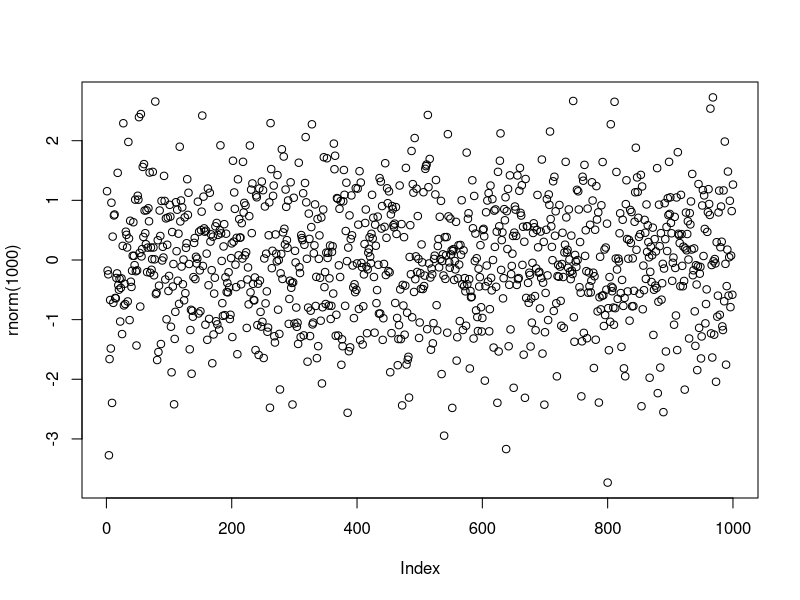
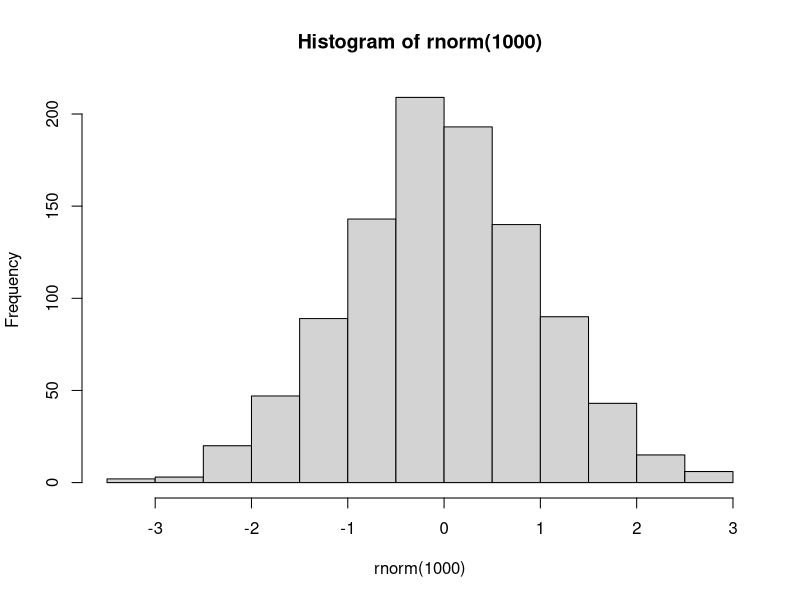
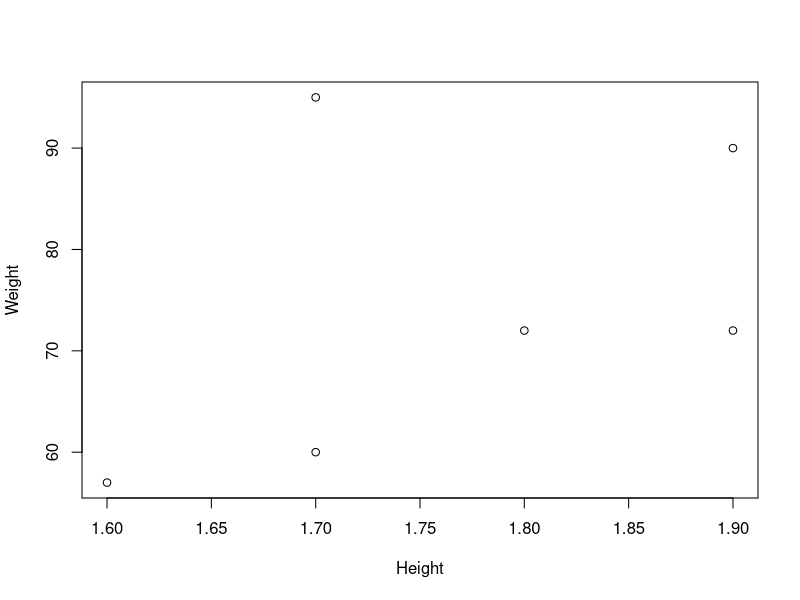

Recreate these plots in R, in order. (Note: this script raises an error after producing the figures.)
params <-
list(is_virtual = TRUE)

## ----calculator---------------------------------------------------------------
1 + 1
2 * 2
2 ^ 3


## ----calculator2--------------------------------------------------------------
10 - 1
8 / 2
sqrt(9)


## ----vector_demo, echo=4------------------------------------------------------
.opts.width <- getOption('width')
options(width = 30)
2
1:10
options(width = .opts.width)


## ----vectors_1, results='hide'------------------------------------------------
sum( c(1, 2, 3, 4, 5) )
1:10 + 2
1:5 * 5:1


## ----vectors_2, results='hide', fig.keep='none'-------------------------------
plot( rnorm(1000) )
hist( rnorm(1000) )


## ----data_types, results='hide'-----------------------------------------------
class(1.23)
class('hello')
class("1.23")
class(FALSE)

typeof(1.23)
typeof(1:10)

as.character(c(1,2,NA,4))


## ----assignment, results='hide'-----------------------------------------------
A <- 10
B <- 10 * 10
A_log <- log(A)
B.seq <- 1:B

assign('x', 3)


## -----------------------------------------------------------------------------
A
A_log


## -----------------------------------------------------------------------------
B
x


## -----------------------------------------------------------------------------
B.seq


## -----------------------------------------------------------------------------
pi


## ---- eval=FALSE--------------------------------------------------------------
## version

## ---- echo=FALSE--------------------------------------------------------------
cat("... information about \nthis version of R ...")


## -----------------------------------------------------------------------------
letters
LETTERS


## -----------------------------------------------------------------------------
A +5


## -----------------------------------------------------------------------------
B/A


## ----calc_var, fig.keep='none'------------------------------------------------
Weight <- c(60 , 72 , 57 , 90 , 95 , 72 )
Height <- c(1.7, 1.8, 1.6, 1.9, 1.7, 1.9)
BMI <- Weight / Height^2
BMI
plot(Height, Weight)


## ---- echo=FALSE--------------------------------------------------------------
## run this command, which is in a non-executable block in the table.
rm(list=ls())

## ----bad_pie, results='hide'--------------------------------------------------
pi
pi <- "pie"
pi
rm(pi)
pi


## ----comparisons1-------------------------------------------------------------
1 == 2
1 <= 2
1 < "a"


## ----comparisons2-------------------------------------------------------------
1 < 2
1 != "foo"
0 == FALSE


## ----comparing_decimals-------------------------------------------------------
a <- sqrt(2)
a * a == 2  # should be TRUE
a * a - 2


## ----comparing_round----------------------------------------------------------
round(a * a, 8) == 2  #(1)
all.equal(a * a, 2)   #(2)


## ----function_call, echo=3----------------------------------------------------
.opts.width <- getOption('width')
options(width = 30)
ls()


## ----function_not_call, echo=1------------------------------------------------
ls
options(width = .opts.width)


## ----complex_expr_fun, results='hide'-----------------------------------------
Var <- sum( ((x <- 1:20) - mean(x))^2 / (length(x) -1) )


## ----complex_simple_fun-------------------------------------------------------
var(1:20)


## ----errors1_code, eval=FALSE, echo=TRUE--------------------------------------
## Fail <- 1 + "2"

## ----errors1_out, eval=TRUE, echo=FALSE---------------------------------------
try( Fail <- 1 + "2" )

## ----errors2_code, eval=FALSE, echo=TRUE--------------------------------------
## Fail

## ----errors2_out, eval=TRUE, echo=FALSE---------------------------------------
try( Fail )


## ----warnings-----------------------------------------------------------------
oops <- log(-1)


## ----help, eval=FALSE---------------------------------------------------------
## help.start()


## ----help_sort, results='hide'------------------------------------------------
unsorted_vector <- c(1, 6, -2, 9.5, 4)
help.search("sort")


## ----data.frame_str, echo=2---------------------------------------------------
data(CO2)  # previous slide doesn't have *executable* code chunks, so ensure it is loaded for future examples.
str(CO2)


## ---- eval=FALSE--------------------------------------------------------------
## CO2[1:6, 3]
## CO2$Treatment


## ---- eval=FALSE--------------------------------------------------------------
## ?recode
## recode(CO2$Type, "'Quebec'='QC'; else='MS'")

## ---- echo=FALSE--------------------------------------------------------------
try( recode(CO2$Type, "'Quebec'='QC'; else='MS'") )


## ----echo=TRUE, eval=FALSE----------------------------------------------------
## library(car)

## ----echo=FALSE, eval=TRUE----------------------------------------------------
try( library(car) )


## ----install_car, echo=FALSE, results='hide', message=FALSE-------------------
## execute the code
install.packages("car")
library(car)


## ----use_recode---------------------------------------------------------------
?recode
recode(CO2$Type, "'Quebec'='QC'; else='MS'")


## ---- results='hide'----------------------------------------------------------
x <- 0


## ----command-r-examples, results='hide'---------------------------------------
x <- x + 1
x <- x * (x+10)
x <- log(x)
x <- exp(x)
x <- 1:x
x <- seq(from=x[1], to=100, 
         by=2)
x <- rnorm(x)
x <- x[1:3]
x <- x[2]
x <- data.frame(
  foo = rnorm(length(x)),
  x
)


## ----help.start, eval=FALSE---------------------------------------------------
## help.start()

